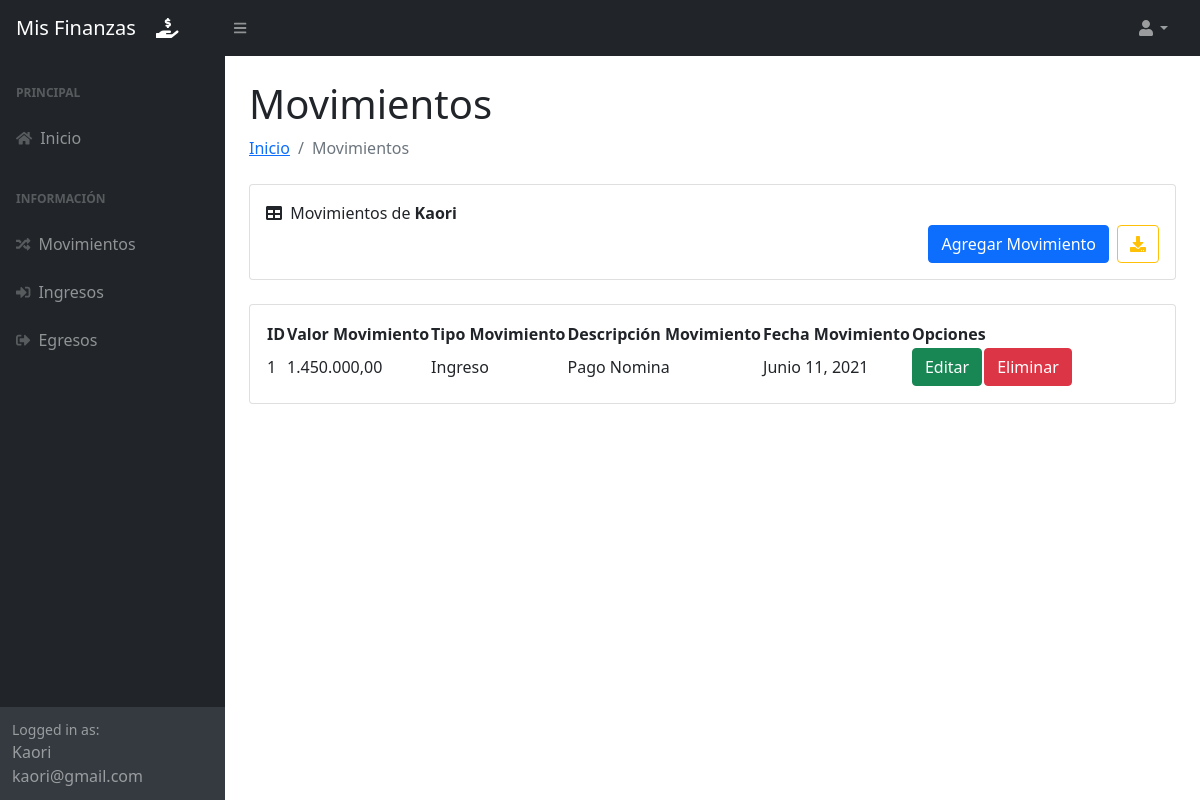
Page /movimientos/ (signed in) on the earlier database version.
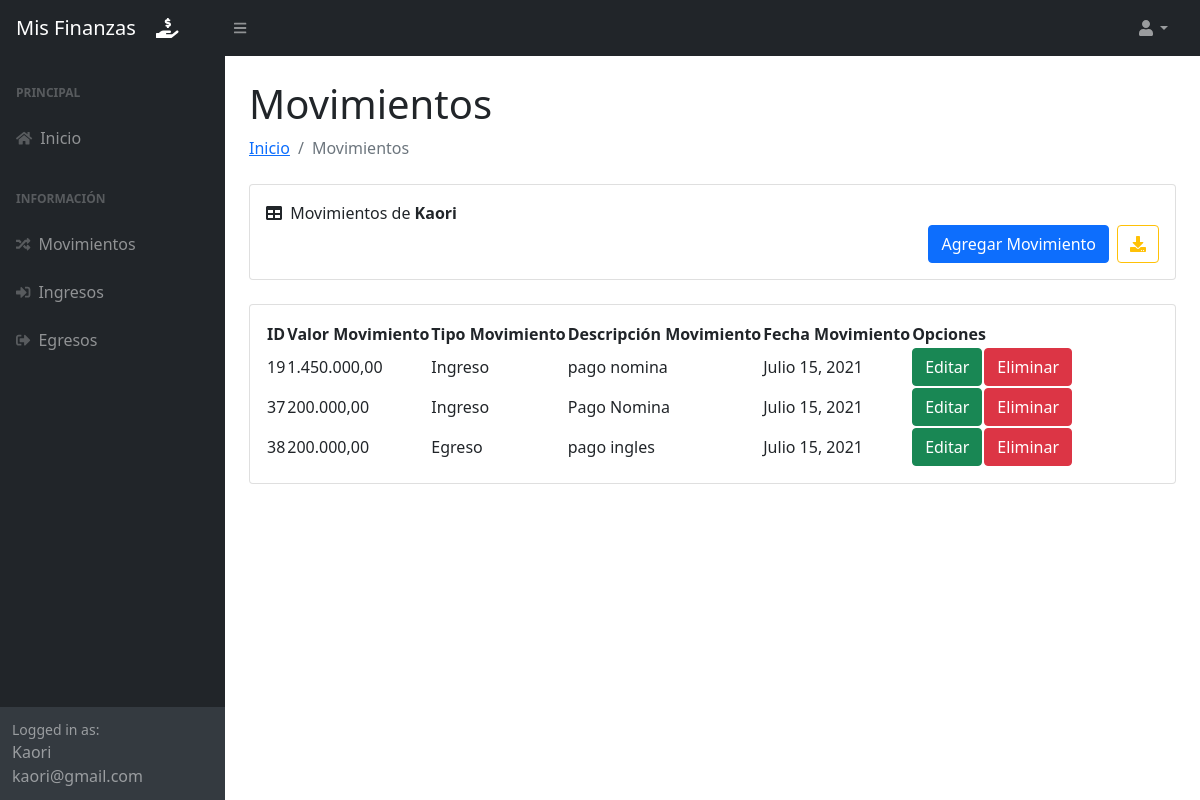
Same page on the later database version.
### sistema_control/models.py (models this page shows, shortened)
class Movimiento(models.Model):
    id = models.AutoField(primary_key=True)
    usuario = models.ForeignKey(User, null=False, blank=False, on_delete=models.CASCADE)
    tipoMovimiento = models.ForeignKey(TipoMovimiento, null=False, blank=False, on_delete=models.CASCADE)
    descripcionMovimiento = models.TextField()
    valorMovimiento = models.DecimalField(max_digits=20, decimal_places=2)
    fechaMovimiento = models.DateField()

class TipoMovimiento(models.Model):
    id = models.AutoField(primary_key=True)
    nombreTipoMovimiento = models.CharField(max_length=7)
    def __str__(self):
        return self.nombreTipoMovimiento

### sistema_control/views.py (the view, shortened to what this page needs)
# urls.py: path('movimientos/', views.movimientos_usuario, name='movimientos'),
@login_required
def movimientos_usuario(request):
    if request.method != 'POST':
        movimientos = Movimiento.objects.filter(usuario = request.user)
        movimientoForm = MovimientoForm()
        context = {'movimientos':movimientos, 'form':movimientoForm}
    return render(request, 'movimientos.html', context)

### sistema_control/templates/movimientos.html (shortened to what this page needs)
{% extends 'layout.html' %}
{% block cuerpo %}
<body class="sb-nav-fixed">
    <nav class="sb-topnav navbar navbar-expand navbar-dark bg-dark">
        <a class="navbar-brand ps-3" href="{% url 'home' %}">Mis Finanzas<i class="fas fa-hand-holding-usd" style="margin-left: 20;"></i></a>
        <button class="btn btn-link btn-sm order-1 order-lg-0 me-4 me-lg-0" id="sidebarToggle" href="#!"><i class="fas fa-bars"></i></button>
        <ul class="navbar-nav ms-auto ms-md-0 me-3 me-lg-4">
            <li class="nav-item dropdown">
                <a class="nav-link dropdown-toggle" id="navbarDropdown" href="#" role="button" data-bs-toggle="dropdown" aria-expanded="false"><i class="fas fa-user fa-fw"></i></a>
            </li>
        </ul>
    </nav>
    <div id="layoutSidenav">
        <div id="layoutSidenav_nav">
            <nav class="sb-sidenav accordion sb-sidenav-dark" id="sidenavAccordion">
                <div class="sb-sidenav-menu">
                    <div class="nav">
                        <div class="sb-sidenav-menu-heading">Principal</div>
                        <a class="nav-link" href="{% url 'home' %}">
                            <div class="sb-nav-link-icon"><i class="fas fa-home"></i></div>
                            Inicio
                        </a>
                        <div class="sb-sidenav-menu-heading">Información</div>
                        <a class="nav-link" href="{% url 'movimientos' %}">
                            <div class="sb-nav-link-icon"><i class="fas fa-random"></i></div>
                            Movimientos
                        </a>
                        <a class="nav-link" href="{% url 'ingresos' %}">
                            <div class="sb-nav-link-icon"><i class="fas fa-sign-in-alt"></i></div>
                            Ingresos
                        </a>
                        <a class="nav-link" href="{% url 'egresos' %}">
                            <div class="sb-nav-link-icon"><i class="fas fa-sign-out-alt"></i></div>
                            Egresos
                        </a>
                    </div>
                </div>
                <div class="sb-sidenav-footer">
                    <div class="small">Logged in as:</div>
                    {{ request.user.username }}
                    <br>
                    {{ request.user.email }}
                </div>
            </nav>
        </div>
        <div id="layoutSidenav_content">
            <main>
                <div class="container-fluid px-4">
                    <h1 class="mt-4">Movimientos</h1>
                    <ol class="breadcrumb mb-4">
                        <li class="breadcrumb-item"><a href="{% url 'home' %}">Inicio</a></li>
                        <li class="breadcrumb-item active">Movimientos</li>
                    </ol>
                    <div class="card mb-4">
                        <div class="card-body">
                            <i class="fas fa-table me-1"></i>
                            Movimientos de <b>{{ request.user.username }}</b>
                            <div class="d-grid gap-2 d-md-flex justify-content-md-end">
                                <button type="button" class="btn btn-primary" data-toggle="modal" data-target="#agregarMovimiento" data-backdrop="static">
                                    Agregar Movimiento
                                </button>
                                <a href="{% url 'export-excel' nombre='Movimientos' %}" class="btn btn-outline-warning"><i class="fas fa-download"></i></a>
                              </div>
                        </div>
                    </div>
                    <div class="card mb-4">
                        <div class="card-body">
                            <table id="datatablesSimple">
                                <thead>
                                    <tr>
                                        <th>ID</th>
                                        <th>Valor Movimiento</th>
                                        <th>Tipo Movimiento</th>
                                        <th>Descripción Movimiento</th>
                                        <th>Fecha Movimiento</th>
                                        <th colspan="2">Opciones</th>
                                    </tr>
                                </thead>
                                <tbody>
                                    {% load humanize %}
                                    {% for movimiento in movimientos %}
                                    <tr>
                                        <td>{{ movimiento.id }}</td>
                                        <td>{{ movimiento.valorMovimiento|intcomma }}</td>
                                        <td>{{ movimiento.tipoMovimiento }}</td>
                                        <td>{{ movimiento.descripcionMovimiento }}</td>
                                        <td>{{ movimiento.fechaMovimiento }}</td>
                                        <td><a href="{% url 'editarMovimiento' movimiento.id %}" class="btn btn-success">Editar</a></td>
                                        <td><button type="button" class="btn btn-danger" data-bs-toggle="modal" data-bs-target="#eliminarModal{{movimiento.id}}">Eliminar</button></td>
                                    </tr>
                                    {% endfor %}
                                </tbody>
                            </table>
                        </div>
                    </div>
                </div>
            </main>
        </div>
    </div>
</body>
{% endblock %}

### sistema_control/templates/layout.html (shortened to what this page needs)
<!DOCTYPE html>
{% load static %}
<html lang="es">
    <head>
        <link rel="stylesheet" href="https://cdnjs.cloudflare.com/ajax/libs/animate.css/3.5.2/animate.min.css">
        <link href="{% static 'css/styles.css' %}" rel="stylesheet" />
    </head>
    <body>
        {% block cuerpo %}
        {% endblock %}
    </body>
</html>

Differences in the rows shown:
removed Movimiento: id "1", valorMovimiento "1.450.000,00", tipoMovimiento "Ingreso", descripcionMovimiento "Pago Nomina", fechaMovimiento "Junio 11, 2021"
added Movimiento: id "19", valorMovimiento "1.450.000,00", tipoMovimiento "Ingreso", descripcionMovimiento "pago nomina", fechaMovimiento "Julio 15, 2021"
added Movimiento: id "37", valorMovimiento "200.000,00", tipoMovimiento "Ingreso", descripcionMovimiento "Pago Nomina", fechaMovimiento "Julio 15, 2021"
added Movimiento: id "38", valorMovimiento "200.000,00", tipoMovimiento "Egreso", descripcionMovimiento "pago ingles", fechaMovimiento "Julio 15, 2021"
